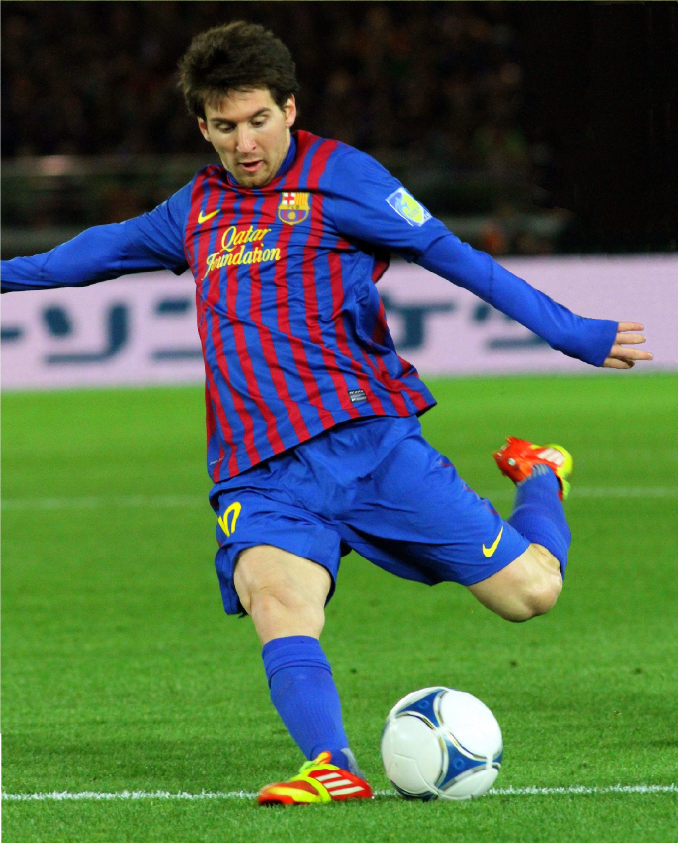
#> input picture opencv/images/messi1.jpg, 2032 x 2528 px (shown at 1/3 size)
$ python image_transformation.py
#> lines starting #> are read from the running program, lines starting #| are printed output that depends on the picture
import cv2
import numpy as np

img = cv2.imread("images/messi1.jpg", 0)
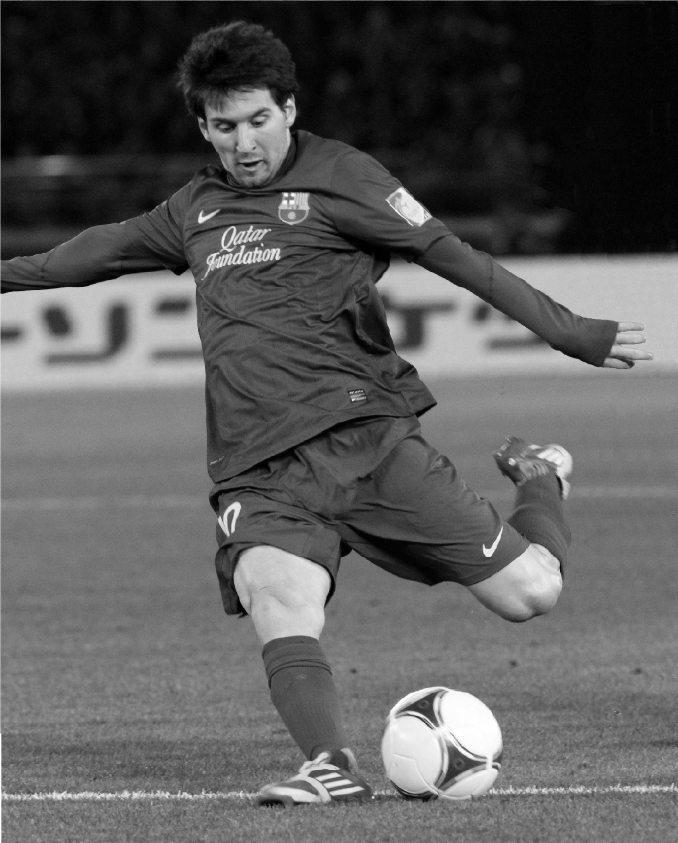
#> img: shape (2528, 2032) (shown at 1/3 size); min 0, max 255, mean 91.8

# resize image
height, width = (600, 400)
resized = cv2.resize(img, (height, width), cv2.INTER_LINEAR)
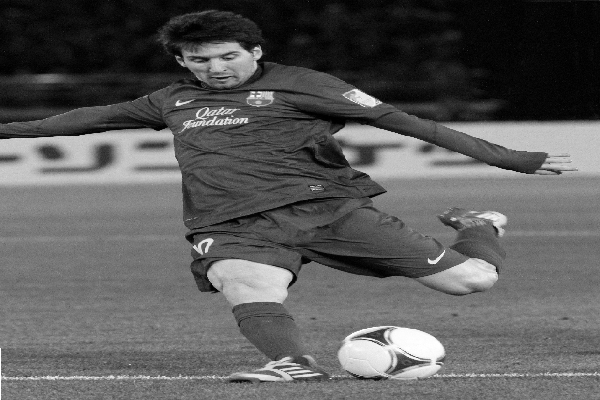
#> resized: shape (400, 600); min 0, max 255, mean 91.5
rows, cols = resized.shape[:2]
#> rows = 400; cols = 600

# [15 lines of commented-out code are left out]
pts1 = np.float32([[56, 65], [368, 52], [28, 387], [389, 390]])
pts2 = np.float32([[0, 0], [300, 0], [0, 300], [300, 300]])
M = cv2.getPerspectiveTransform(pts1, pts2)
dst = cv2.warpPerspective(resized, M, (300, 300))
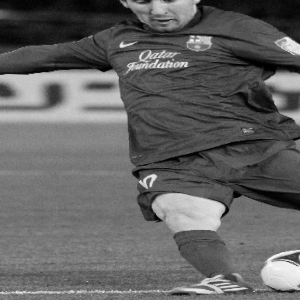
#> dst: shape (300, 300); min 0, max 255, mean 99.3

cv2.imshow('image', dst)
cv2.waitKey(0)
cv2.destroyAllWindows()

$ run again, with opencv/images/messi10.jpg copied over opencv/images/messi1.jpg
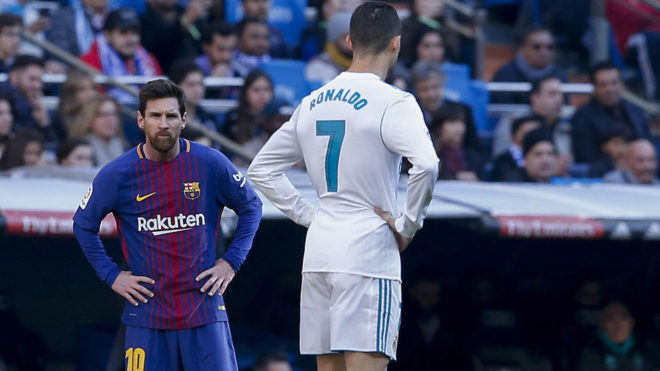
#> input picture opencv/images/messi10.jpg, 660 x 371 px
#> `resized = cv2.resize(img, (height, width), cv2.INTER_LINEAR)`:
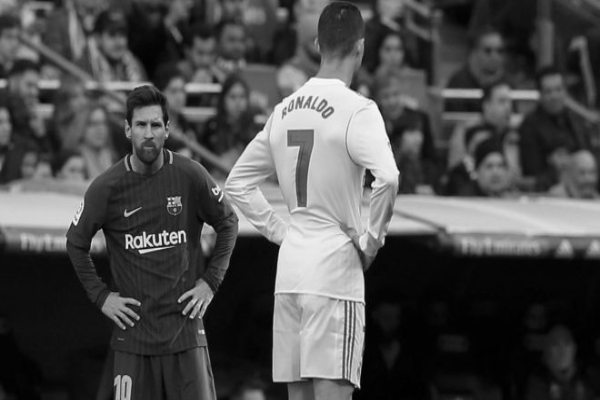
#> resized: shape (400, 600); min 0, max 253, mean 77.2
#> `dst = cv2.warpPerspective(resized, M, (300, 300))`:
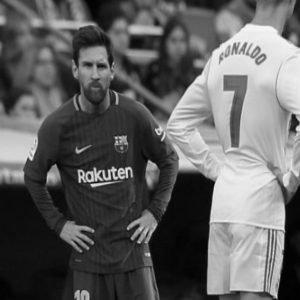
#> dst: shape (300, 300); min 0, max 249, mean 97.2

$ run again, with opencv/images/messi2.jpg copied over opencv/images/messi1.jpg
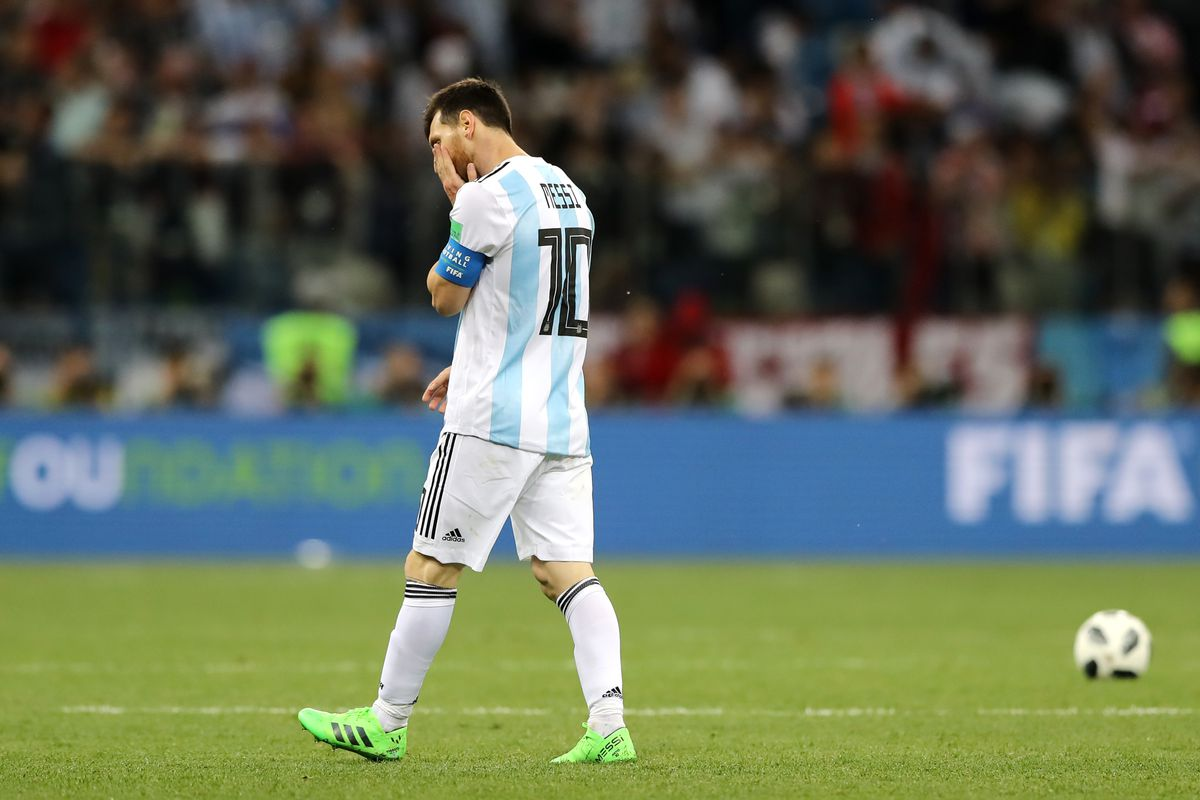
#> input picture opencv/images/messi2.jpg, 1200 x 800 px
#> `img = cv2.imread("images/messi1.jpg", 0)`:
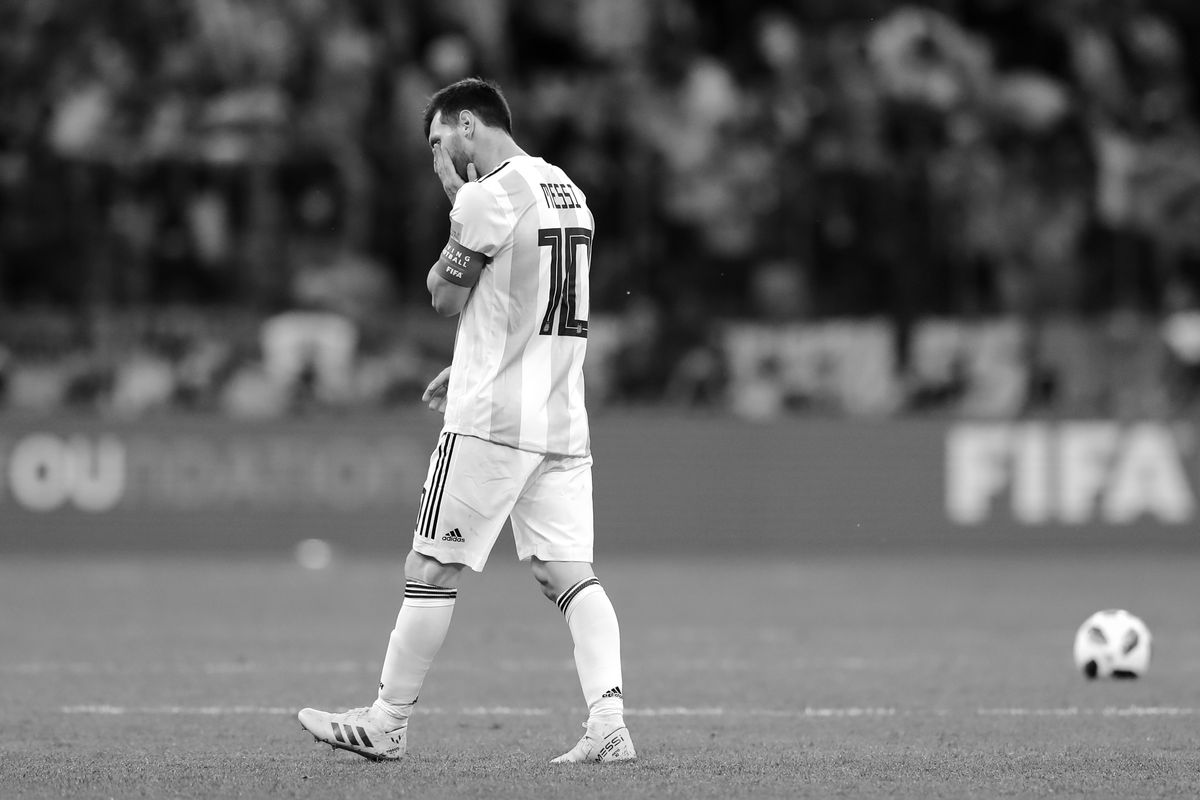
#> img: shape (800, 1200); min 0, max 255, mean 103.8
#> `dst = cv2.warpPerspective(resized, M, (300, 300))`:
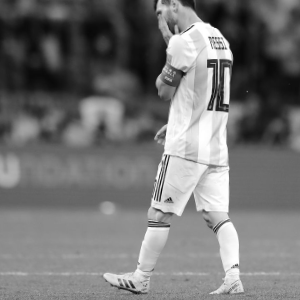
#> dst: shape (300, 300); min 3, max 255, mean 116.2
